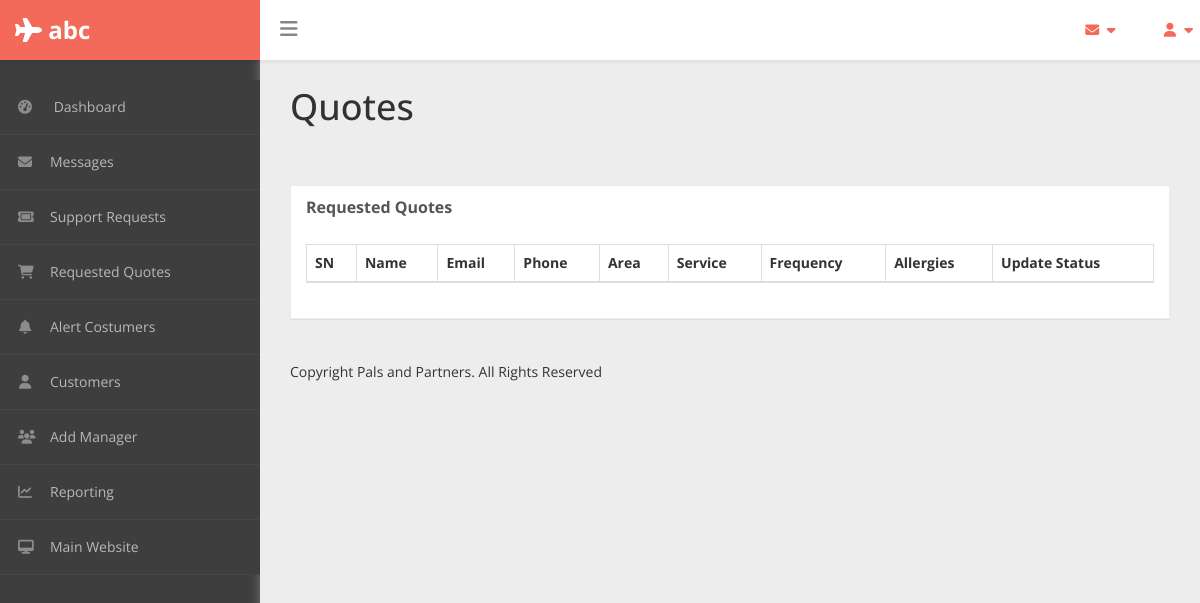
Page /admin/quotes.php (signed in) on the earlier database version.
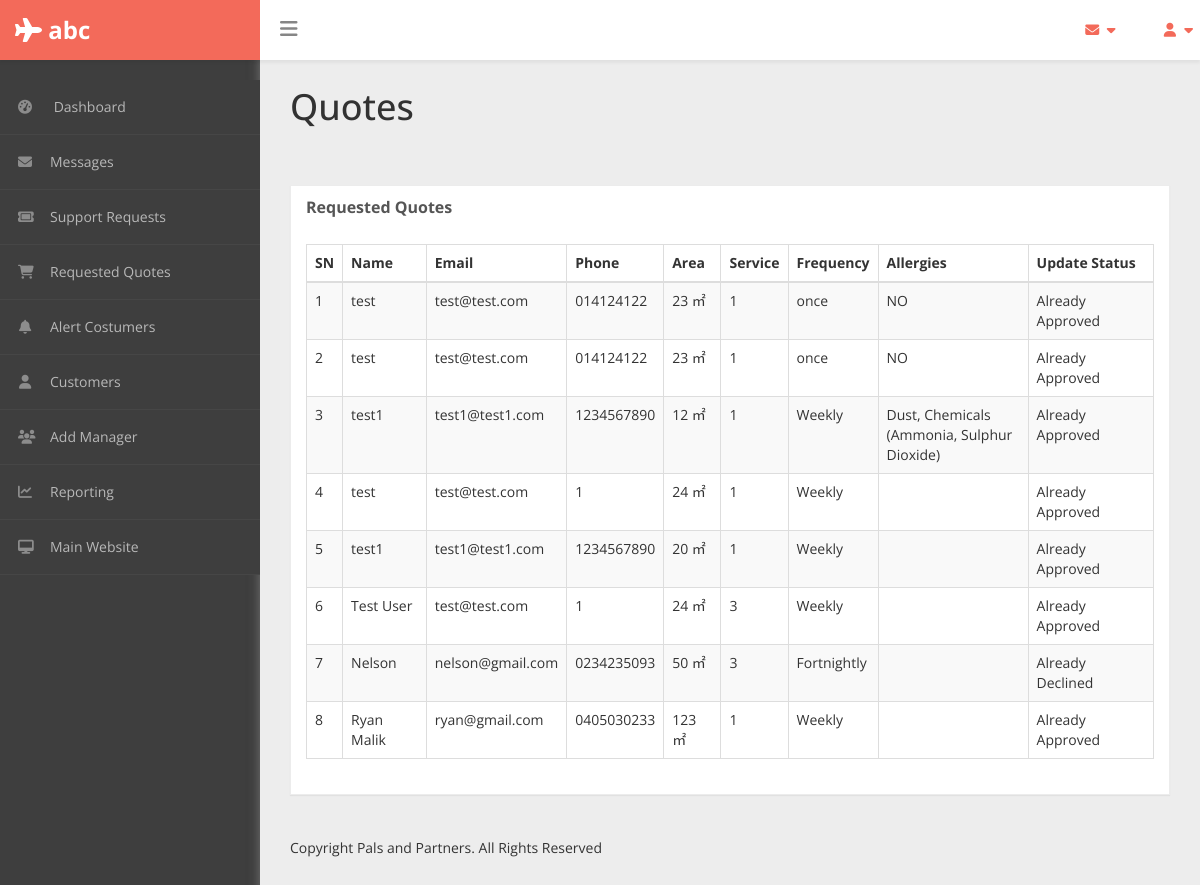
Same page on the later database version.
### tables this page shows
CREATE TABLE `quote_request` (
  `id` int(10) NOT NULL,
  `user_id` int(10) NOT NULL,
  `name` varchar(50) NOT NULL,
  `email` varchar(50) NOT NULL,
  `phone` varchar(20) NOT NULL,
  `area` decimal(10,0) NOT NULL,
  `allergies` varchar(255) NOT NULL,
  `frequency` varchar(100) NOT NULL,
  `service` varchar(100) NOT NULL,
  `status` varchar(255) NOT NULL DEFAULT '',
  `reqd` date NOT NULL DEFAULT current_timestamp()
);

### admin/php/functions.php (called while the page is built, shortened)
<?php
include('db_conn.php');
function getQuotes(){
  global $mysqli;
  $query="SELECT * FROM quote_request JOIN pricing ON quote_request.service = pricing.pricing_id ORDER BY id DESC;";
  $result=mysqli_query($mysqli,$query);
  return $result;
}
?>

### admin/include/quotes.php (the view, shortened to what this page needs)
<div class="panel panel-default">
   <div class="panel-heading">
       Requested Quotes
   </div>
   <div class="panel-body">
       <div class="table-responsive">
           <table class="table table-striped table-bordered table-hover" id="dataTables-example">
               <thead>
                   <tr>
                       <th>SN</th>
                       <th>Name</th>
                       <th>Email</th>
                       <th>Phone</th>
                       <th>Area</th>
                       <th>Service</th>
                       <th>Frequency</th>
                       <th>Allergies</th>
                       <th>Update Status</th>
                   </tr>
               </thead>
               <tbody>
                 <?php
                   $result = getQuotes();
                   $sn=1;
                   while($row=mysqli_fetch_assoc($result)){
                   ?>
                   <tr>
                       <td><?php echo $sn; $qid=$row['id']; $uid=$row['user_id'];?></td>
                       <td><?php echo $row['name'];?></td>
                       <td><?php echo $row['email'];?></td>
                       <td><?php echo $row['phone'];?></td>
                       <td><?php echo $row['area'];?> &#13217;</td>
                       <td><?php echo $row['service'];?></td>
                       <td><?php echo $row['frequency'];?></td>
                       <td style="width: 1500px !important; max-width: 150px !important; overflow-wrap: anywhere !important;">
                        <?php echo $row['allergies'];?></td>
                       <td>
                          <?php
                          if ($row['status']==""){
                          echo '<a href="quotes.php?approve='.$qid.'">Approve </a>';
                          echo '<a href="quotes.php?decline='.$qid.'"> Decline</a>'; }
                          else {echo 'Already '.$row['status'].'';}
                          ?>
                      </td>
                   </tr>
                 <?php
                   $sn++;
                   }
                 ?>
               </tbody>
           </table>
       </div>
   </div>
</div>

Differences in the rows shown:
added quote_request: name "test", email "test@test.com", phone "014124122", area "23", service "1", frequency "once", allergies "NO", status "Approved"
added quote_request: name "test", email "test@test.com", phone "014124122", area "23", service "1", frequency "once", allergies "NO", status "Approved"
now on this page (row edited): quote_request: name "test1", email "test1@test1.com", phone "1234567890", area "12", service "1", frequency "Weekly", allergies "Dust, Chemicals (Ammonia, Sulphur Dioxide)", status "Approved"
now on this page (row edited): quote_request: name "test", email "test@test.com", phone "1", area "24", service "1", frequency "Weekly", status "Approved"
now on this page (row edited): quote_request: name "test1", email "test1@test1.com", phone "1234567890", area "20", service "1", frequency "Weekly", status "Approved"
now on this page (row edited): quote_request: name "Test User", email "test@test.com", phone "1", area "24", service "3", frequency "Weekly", status "Approved"
now on this page (row edited): quote_request: name "Nelson", email "nelson@gmail.com", phone "0234235093", area "50", service "3", frequency "Fortnightly", status "Declined"
now on this page (row edited): quote_request: name "Ryan Malik", email "ryan@gmail.com", phone "0405030233", area "123", service "1", frequency "Weekly", status "Approved"
